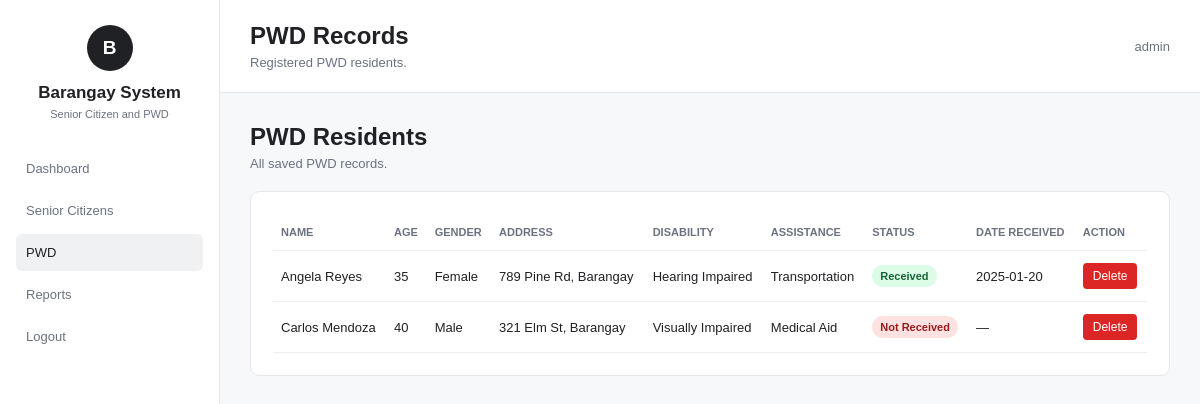
Page /pwd.php (signed in) on the committed database.
### tables this page shows
CREATE TABLE IF NOT EXISTS residents (
  id INT AUTO_INCREMENT PRIMARY KEY,
  full_name VARCHAR(150) NOT NULL,
  age INT,
  gender VARCHAR(20),
  address TEXT,
  contact_number VARCHAR(20),
  category VARCHAR(50) NOT NULL COMMENT 'Senior Citizen, PWD',
  disability_type VARCHAR(100),
  assistance_needed VARCHAR(150),
  assistance_status VARCHAR(50) DEFAULT 'Not Received' COMMENT 'Received, Not Received',
  assistance_date DATE,
  created_at TIMESTAMP DEFAULT CURRENT_TIMESTAMP,
  updated_at TIMESTAMP DEFAULT CURRENT_TIMESTAMP ON UPDATE CURRENT_TIMESTAMP
);

### pwd.php (the view, shortened to what this page needs)
<?php
require_once "db.php";
$statement = $pdo->prepare("
    SELECT
        id,
        full_name,
        age,
        gender,
        address,
        disability_type,
        assistance_needed,
        assistance_status,
        assistance_date
    FROM residents
    WHERE category = 'PWD'
    ORDER BY created_at DESC
");
$statement->execute();
$residents = $statement->fetchAll();
?>
<!DOCTYPE html>
<html lang="en">
<head>
    <link rel="stylesheet" href="style.css">
</head>
<body>
<div class="layout">
    <aside class="sidebar" id="sidebar">
        <div class="brand">
            <div class="sidebar-logo">B</div>
            <h2>Barangay System</h2>
            <p>Senior Citizen and PWD</p>
        </div>
        <nav class="nav">
            <a href="dashboard.php">Dashboard</a>
            <a href="senior-citizen.php">Senior Citizens</a>
            <a href="pwd.php" class="active">PWD</a>
            <a href="reports.php">Reports</a>
            <a href="logout.php">Logout</a>
        </nav>
    </aside>
    <main class="main">
        <header class="topbar">
            <div>
                <h1>PWD Records</h1>
                <p>Registered PWD residents.</p>
            </div>
            <span>
                <?= htmlspecialchars(
                    $_SESSION["username"],
                    ENT_QUOTES,
                    "UTF-8"
                ); ?>
            </span>
        </header>
        <section class="page-container">
            <div class="page-header">
                <div>
                    <h1>PWD Residents</h1>
                    <p>All saved PWD records.</p>
                </div>
            </div>
            <div class="panel table-wrapper">
                <table>
                    <thead>
                        <tr>
                            <th>Name</th>
                            <th>Age</th>
                            <th>Gender</th>
                            <th>Address</th>
                            <th>Disability</th>
                            <th>Assistance</th>
                            <th>Status</th>
                            <th>Date Received</th>
                            <th>Action</th>
                        </tr>
                    </thead>
                    <tbody>
                        <?php if (empty($residents)): ?>
                            <tr>
                                <td colspan="9">
                                    No PWD records yet.
                                </td>
                            </tr>
                        <?php else: ?>
                            <?php foreach ($residents as $resident): ?>
                                <?php
                                $status = $resident[
                                    "assistance_status"
                                ] ?: "Not Received";
                                $status_class =
                                    $status === "Received"
                                        ? "status-received"
                                        : "status-not-received";
                                ?>
                                <tr>
                                    <td>
                                        <?= htmlspecialchars(
                                            $resident["full_name"],
                                            ENT_QUOTES,
                                            "UTF-8"
                                        ); ?>
                                    </td>
                                    <td><?= (int) $resident["age"]; ?></td>
                                    <td>
                                        <?= htmlspecialchars(
                                            $resident["gender"],
                                            ENT_QUOTES,
                                            "UTF-8"
                                        ); ?>
                                    </td>
                                    <td>
                                        <?= htmlspecialchars(
                                            $resident["address"],
                                            ENT_QUOTES,
                                            "UTF-8"
                                        ); ?>
                                    </td>
                                    <td>
                                        <?= htmlspecialchars(
                                            $resident["disability_type"]
                                                ?: "—",
                                            ENT_QUOTES,
                                            "UTF-8"
                                        ); ?>
                                    </td>
                                    <td>
                                        <?= htmlspecialchars(
                                            $resident["assistance_needed"]
                                                ?: "None",
                                            ENT_QUOTES,
                                            "UTF-8"
                                        ); ?>
                                    </td>
                                    <td>
                                        <span class="status <?= $status_class; ?>">
                                            <?= htmlspecialchars(
                                                $status,
                                                ENT_QUOTES,
                                                "UTF-8"
                                            ); ?>
                                        </span>
                                    </td>
                                    <td>
                                        <?= htmlspecialchars(
                                            $resident["assistance_date"]
                                                ?: "—",
                                            ENT_QUOTES,
                                            "UTF-8"
                                        ); ?>
                                    </td>
                                    <td>
                                        <form
                                            method="POST"
                                            onsubmit="return confirm('Delete this resident?');"
                                            style="display:inline;"
                                        >
                                            <button
                                                type="submit"
                                                class="delete-button"
                                            >
                                                Delete
                                            </button>
                                        </form>
                                    </td>
                                </tr>
                            <?php endforeach; ?>
                        <?php endif; ?>
                    </tbody>
                </table>
            </div>
        </section>
    </main>
</div>
</body>
</html>

### style.css (style rules this page uses)
* { box-sizing: border-box; margin: 0; padding: 0; font-family: Arial, sans-serif; }
body { min-height: 100vh; background: #f7f8fa; color: #202124; }
a { color: #202124; }
button, input, select, textarea { font: inherit; }
.login-logo, .sidebar-logo { width: 52px; height: 52px; margin: 0 auto 16px; display: flex; align-items: center; justify-content: center; border-radius: 50%; background: #202124; color: #ffffff; font-size: 22px; font-weight: bold; }
.delete-button { padding: 6px 10px; border: none; border-radius: 4px; background: #dc2626; color: #ffffff; font-size: 12px; cursor: pointer; transition: background 0.2s ease; }
.layout { display: flex; min-height: 100vh; }
.sidebar { position: fixed; z-index: 10; width: 220px; min-height: 100vh; padding: 25px 16px; background: #ffffff; border-right: 1px solid #e5e7eb; }
.brand { margin-bottom: 30px; text-align: center; }
.sidebar-logo { width: 46px; height: 46px; margin-bottom: 12px; font-size: 19px; }
.brand h2 { font-size: 17px; }
.brand p { margin-top: 5px; color: #6b7280; font-size: 11px; }
.nav a { display: block; padding: 11px 10px; margin-bottom: 5px; border-radius: 6px; color: #6b7280; text-decoration: none; font-size: 13px; transition: background 0.2s ease, color 0.2s ease; }
.nav a:hover, .nav a.active { background: #f0f1f3; color: #202124; }
.main { width: calc(100% - 220px); min-height: 100vh; margin-left: 220px; }
.topbar { display: flex; align-items: center; justify-content: space-between; padding: 22px 30px; background: #ffffff; border-bottom: 1px solid #e5e7eb; }
.topbar h1 { margin-bottom: 5px; font-size: 24px; }
.topbar p { color: #6b7280; font-size: 13px; }
.topbar span { color: #6b7280; font-size: 13px; }
.content, .page-container, .form-page { padding: 30px; }
.page-header { display: flex; align-items: center; justify-content: space-between; gap: 15px; margin-bottom: 20px; }
.page-header h1 { margin-bottom: 5px; font-size: 24px; }
.page-header p { color: #6b7280; font-size: 13px; }
.panel { padding: 22px; background: #ffffff; border: 1px solid #e5e7eb; border-radius: 9px; }
.table-wrapper { overflow-x: auto; }
table { width: 100%; min-width: 700px; border-collapse: collapse; }
th, td { padding: 12px 8px; border-bottom: 1px solid #eeeeee; text-align: left; font-size: 13px; vertical-align: middle; }
th { color: #6b7280; font-size: 11px; text-transform: uppercase; white-space: nowrap; }
.status { display: inline-block; padding: 5px 8px; border-radius: 999px; font-size: 11px; font-weight: bold; white-space: nowrap; }
.status-received { background: #dcfce7; color: #166534; }
.status-not-received { background: #fee2e2; color: #991b1b; }

### rows in the picture
residents: full_name "Angela Reyes", age "35", gender "Female", address "789 Pine Rd, Barangay", disability_type "Hearing Impaired", assistance_needed "Transportation", assistance_status "Received", assistance_date "2025-01-20"
residents: full_name "Carlos Mendoza", age "40", gender "Male", address "321 Elm St, Barangay", disability_type "Visually Impaired", assistance_needed "Medical Aid", assistance_status "Not Received", assistance_date "—"

### other values in the picture
$_SESSION["username"] "admin"
